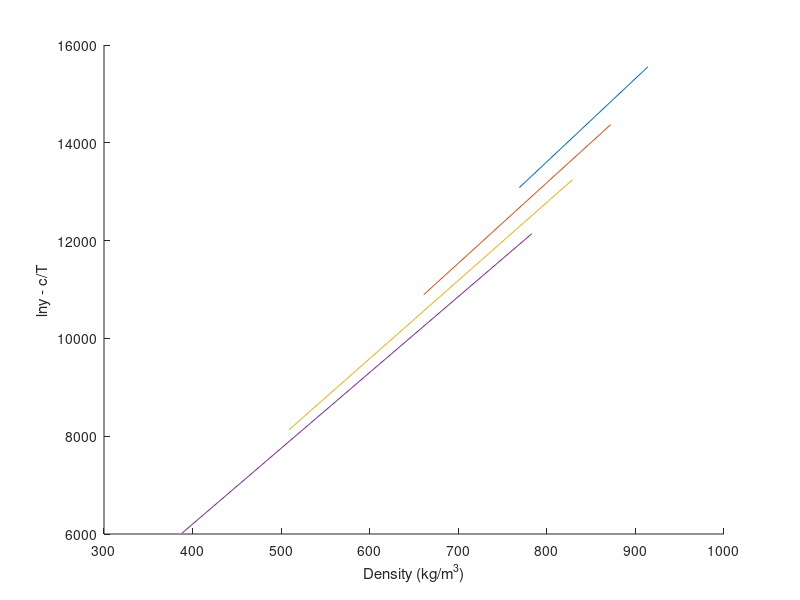

MATLAB code to generate this figure:
% SC CO2 Thermo info
T_c_CO2 = 304.18;       % Critical Temp [Kelvin]
P_c_CO2 = 73.8;         % Critical Pressure [bar]
omega_CO2 = 0.225;      % Omega [-]

% Drug Thermo info
T_c_drug = 1149.5;      % Critical Temp [Kelvin]
P_c_drug = 10.57;       % Critical Pressure [bar]
omega_drug = 2.0964;    % Omega [-]

% Genral info
T = [308 318 328 338];              % Temp range
P = 1:1:300;                        % Pressure range from 1 to 300 bar with step of 1
k_ij = [0.103 0.117 0.126 0.134];   % Binary interaction parameter for PR/KM EoS
R = 8.314;                          % Gas Constant [J/mol·K]

Mw_drug = 598.5;
Mw_CO2 = 44.01;
Mw_methanol = 32.04;

rho_CO2 =   [769 817 849 875 896 914;
            661 744 791 824 851 872;
            509 656 725 769 802 829;
            388 557 652 710 751 783];               % Density [kg/m3]

% KJ Model info
a_KJ = -2.4761;
b_KJ = 5.2409*10^3;
c_KJ = -4550.5306;

ln_y_KJ = zeros(4,6);

for n=1:4
    for i=1:6
        ln_y_KJ(n,i) = a_KJ + b_KJ*rho_CO2(n,i) + c_KJ/T(n);
    end
end

figure(1);
hold on;
plot(rho_CO2(1,:),ln_y_KJ(1,:)/308);
plot(rho_CO2(2,:),ln_y_KJ(2,:)/318);
plot(rho_CO2(3,:),ln_y_KJ(3,:)/328);
plot(rho_CO2(4,:),ln_y_KJ(4,:)/338);
xlabel('Density (kg/m^3)');
ylabel('lny - c/T');

% GM Model info
a_GM = 1.8309;
b_GM = -5710.4987;
c_GM = 3.8342;

% Chrastil Model info
a_Chrastil = 4.5889;
b_Chrastil = -12.7501;
c_Chrastil = -6759.0921;

% Bartle et al. Model info
a_Bartle = 13.2886;
b_Bartle = 9.0827;
c_Bartle = -6845.6966;

% Sung-Shim Model info
a_Sung = 5.7399;
b_Sung = -606.0322;
c_Sung = -447.5124;
d_Sung = -36.8120;

% Bian et al model info
a_Bian = 4.2910;
b_Bian = -4806.5989;
c_Bian = 0.0355;
d_Bian = -1.0456;
e_Bian = -9.5861*10^4;

% Sodeifian model info
a_Sodeifian = -16.8909;
b_Sodeifian = -13.0866*10^3;
c_Sodeifian = 1.4181;
d_Sodeifian = 1.1071*10^3;
e_Sodeifian = -2.9406*10^3;
f_Sodeifian = -838.2700;
